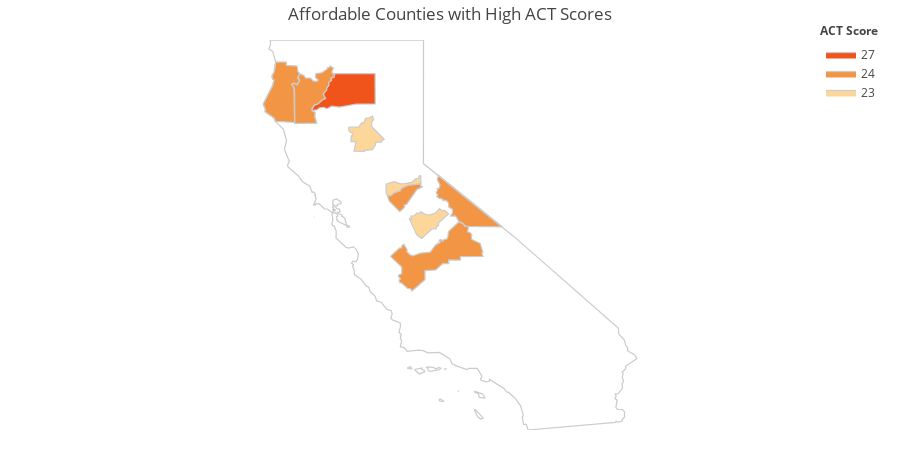

Notebook cell for this chart:
### Code cell
# Top affordable counties

# Data
fips = [6089, 6019, 6051, 6023, 6009, 6105, 6007, 6005, 6043]
# values = ['Shasta', 'Fresno', 'Mono', 'Humboldt', 'Calaveras', 'Trinity', 'Butte', 'Amador', 'Mariposa']
act_values = [27, 24, 24, 24, 24, 24, 23, 23, 23]
colorscale = [
    colors_h['5'],
    colors_h['3'],
    colors_h['1'],
]    

# Plot
fig = ff.create_choropleth(
    title='Affordable Counties with High ACT Scores',
    fips=fips, values=act_values,
     scope=['CA'],
     colorscale=colorscale,
     county_outline={'color': colors_h['edge'], 'width': 1.25},
     state_outline={'color': colors_h['edge'], 'width': 1.25},
     round_legend_values=False,
     legend_title='ACT Score',
     )

# Figure
fig.update_layout(
    autosize=True,
    legend_x = 1,
    annotations = {'x': -0.12, 'xanchor': 'right'}
)

# Graph
fig.layout.template = None
fig.show()

# Adapted from: https://plotly.com/python/county-choropleth/

### Figure 1 — Plotly figure (JSON) as saved in the notebook; plotly's stock layout.template omitted (floating-point values rounded to 4 significant figures; data arrays with more than 128 entries replaced by an {"elided": "..."} marker saying what was removed)
{"data": [{"fill": "toself", "fillcolor": "#fdd69a", "hoverinfo": "none", "line": {"color": "#cccccc", "width": 1.25}, "mode": "lines", "name": "23", "type": "scatter", "x": [-122.1, -122.0, -121.8, -121.7, -121.6, -121.6, -121.5, -121.4, -121.4, -121.4, -121.4, -121.1, -121.1, -121.2, -121.3, -121.3, -121.4, -121.6, -121.6, -121.9, -121.9, -122.0, -122.0, -122.0, -122.0, -121.9, -121.9, -122.0, -122.1, null, -121.0, -120.8, -120.6, -120.3, -120.2, -120.1, -120.1, -120.1, -120.1, -120.5, -120.6, -120.6, -120.8, -120.9, -121.0, -121.0, -121.0, null, -120.4, -120.3, -120.3, -120.3, -120.2, -120.1, -120.1, -119.9, -119.8, -119.7, -119.6, -119.5, -119.4, -119.3, -119.6, -119.6, -119.7, -119.7, -119.8, -120.1, -120.2, -120.4, null], "y": [39.84, 39.88, 39.89, 39.98, 39.98, 40.1, 40.1, 40.15, 40.07, 40.02, 39.9, 39.59, 39.56, 39.52, 39.52, 39.43, 39.34, 39.32, 39.3, 39.3, 39.54, 39.53, 39.64, 39.65, 39.67, 39.69, 39.73, 39.77, 39.84, null, 38.5, 38.56, 38.5, 38.55, 38.63, 38.64, 38.71, 38.7, 38.51, 38.45, 38.4, 38.34, 38.29, 38.22, 38.23, 38.3, 38.5, null, 37.68, 37.65, 37.73, 37.73, 37.8, 37.78, 37.83, 37.76, 37.75, 37.8, 37.9, 37.86, 37.87, 37.78, 37.56, 37.49, 37.46, 37.42, 37.42, 37.18, 37.27, 37.68, null]}, {"fill": "toself", "fillcolor": "#F29544", "hoverinfo": "none", "line": {"color": "#cccccc", "width": 1.25}, "mode": "lines", "name": "24", "type": "scatter", "x": {"elided": "177 float values"}, "y": {"elided": "177 float values"}}, {"fill": "toself", "fillcolor": "#f0541b", "hoverinfo": "none", "line": {"color": "#cccccc", "width": 1.25}, "mode": "lines", "name": "27", "type": "scatter", "x": [-123.1, -123.0, -122.9, -122.8, -122.7, -122.8, -122.7, -122.7, -122.6, -122.6, -122.5, -122.5, -122.5, -122.4, -122.5, -121.3, -121.3, -121.9, -122.3, -122.5, -122.7, -122.7, -122.9, -122.9, -123.1, -123.1, null], "y": [40.31, 40.42, 40.45, 40.56, 40.58, 40.69, 40.79, 40.83, 40.9, 40.97, 41.01, 41.07, 41.1, 41.16, 41.18, 41.18, 40.45, 40.44, 40.37, 40.39, 40.33, 40.37, 40.35, 40.31, 40.29, 40.31, null]}, {"hoverinfo": "text", "legendgroup": "centroids", "marker": {"color": "white", "opacity": 0}, "mode": "markers", "name": "US Counties", "selected": {"marker": {"color": "white", "opacity": 1, "size": 3}}, "showlegend": false, "text": ["County: Shasta<br>State: California<br>FIPS: 06089<br>Value: 27", "County: Fresno<br>State: California<br>FIPS: 06019<br>Value: 24", "County: Mono<br>State: California<br>FIPS: 06051<br>Value: 24", "County: Humboldt<br>State: California<br>FIPS: 06023<br>Value: 24", "County: Calaveras<br>State: California<br>FIPS: 06009<br>Value: 24", "County: Trinity<br>State: California<br>FIPS: 06105<br>Value: 24", "County: Butte<br>State: California<br>FIPS: 06007<br>Value: 23", "County: Amador<br>State: California<br>FIPS: 06005<br>Value: 23", "County: Mariposa<br>State: California<br>FIPS: 06043<br>Value: 23"], "type": "scatter", "unselected": {"marker": {"opacity": 0}}, "x": [-122.0, -119.6, -118.9, -123.9, -120.6, -123.1, -121.6, -120.7, -119.9], "y": [40.76, 36.76, 37.94, 40.7, 38.2, 40.65, 39.67, 38.45, 37.58]}, {"hoverinfo": "text", "legendgroup": "States", "line": {"color": "#cccccc", "width": 1.25}, "mode": "lines", "showlegend": false, "type": "scatter", "x": {"elided": "263 float values"}, "y": {"elided": "263 float values"}}], "layout": {"annotations": [{"showarrow": false, "text": "<b>ACT Score</b>", "x": 1, "xanchor": "right", "xref": "paper", "y": 1.05, "yref": "paper"}], "autosize": true, "dragmode": "select", "height": 450, "hovermode": "closest", "legend": {"traceorder": "reversed", "x": 1, "xanchor": "right", "y": 1, "yanchor": "top"}, "margin": {"b": 20, "l": 20, "r": 20, "t": 40}, "title": {"text": "Affordable Counties with High ACT Scores"}, "width": 900, "xaxis": {"autorange": false, "fixedrange": true, "range": [-131.1, -107.4], "showgrid": false, "showticklabels": false, "zeroline": false}, "yaxis": {"autorange": false, "fixedrange": true, "range": [32.53, 42.0], "showgrid": false, "showticklabels": false, "zeroline": false}}}
